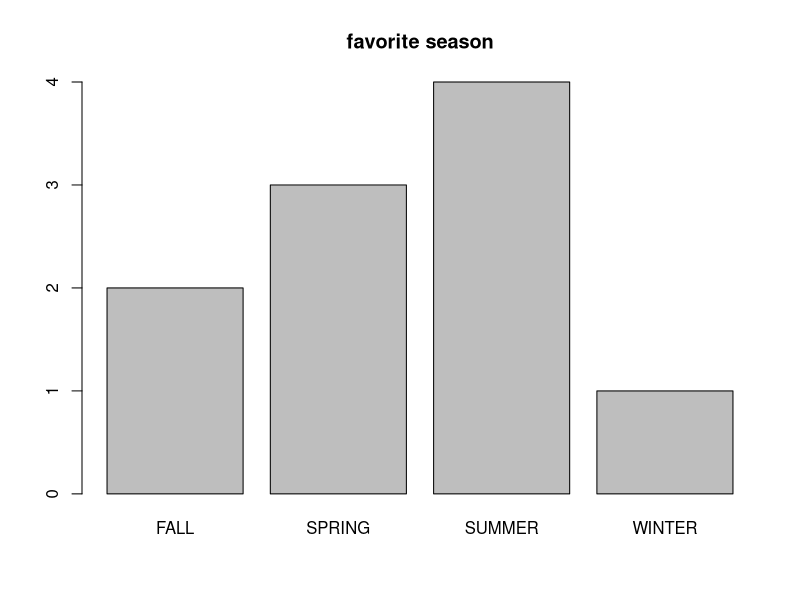

Here is the R script that generated this plot:
favorite <- c('WINTER', 'SUMMER', 'SPRING', 'SUMMER', 'SUMMER', 'FALL', 'FALL', 'SUMMER', 'SPRING', 'SPRING') ## 데이터를 입력함

favorite ## 내용을 출력함

table(favorite) ##도포분표 계산함

ds <- table(favorite) ## 도포분포표 저장

ds ## 도포분포표 내용 확인

barplot(ds, main='favorite season') ## 막대그래프 작성